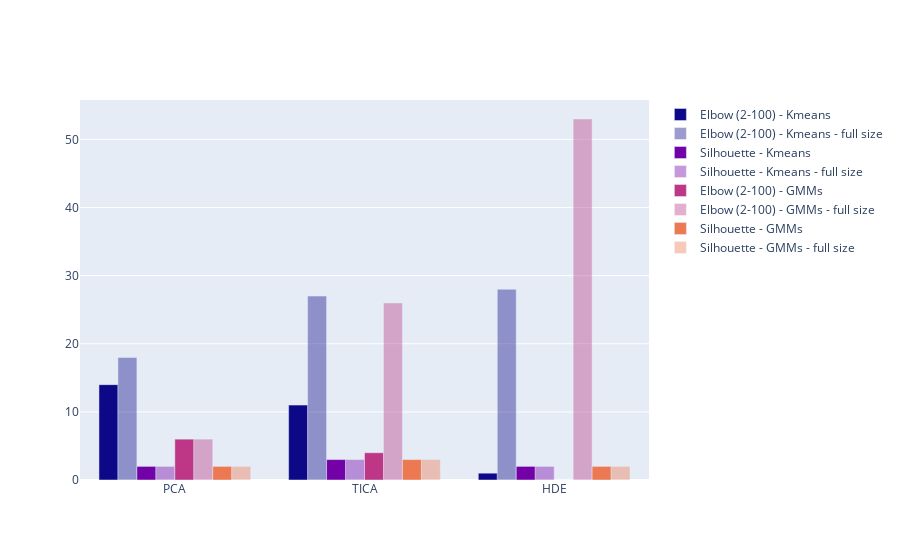

The cell this chart's notebook holds for it:
### Markdown cell above
### cluster sizes

### Code cell
import plotly.graph_objects as go

def get_full_clust_size(row):
    if row["conf_cnt_pre_thr"] == "no thr": return row["conf_cnt"]
    return row["conf_cnt_pre_thr"] 

colors = px.colors.sequential.Plasma
bars = []
for i, lab in enumerate(exp_metadata["clust"].unique()):
    c = colors[2*i]
    tmp_df = exp_metadata[exp_metadata["clust"]==lab]
    
    name = lab
    bars.append(go.Bar(name = name, x = tmp_df["dimred"], y=tmp_df["conf_cnt"], marker_color=c))
    
    name = lab + " - full size"
    conf_full_size = list(tmp_df.apply(get_full_clust_size, axis=1))
    bars.append(go.Bar(name = name, x = tmp_df["dimred"], y=conf_full_size,marker_color=c, opacity=0.4))
    
    
fig = go.Figure(bars)
fig.show()

### Figure 1 — Plotly figure (JSON) as saved in the notebook; plotly's stock layout.template omitted (floating-point values rounded to 4 significant figures)
{"data": [{"marker": {"color": "#0d0887"}, "name": "Elbow (2-100) - Kmeans", "type": "bar", "x": ["PCA", "TICA", "HDE"], "y": [14, 11, 1]}, {"marker": {"color": "#0d0887"}, "name": "Elbow (2-100) - Kmeans - full size", "opacity": 0.4, "type": "bar", "x": ["PCA", "TICA", "HDE"], "y": ["18", "27", "28"]}, {"marker": {"color": "#7201a8"}, "name": "Silhouette - Kmeans", "type": "bar", "x": ["PCA", "TICA", "HDE"], "y": [2, 3, 2]}, {"marker": {"color": "#7201a8"}, "name": "Silhouette - Kmeans - full size", "opacity": 0.4, "type": "bar", "x": ["PCA", "TICA", "HDE"], "y": [2, 3, 2]}, {"marker": {"color": "#bd3786"}, "name": "Elbow (2-100) - GMMs", "type": "bar", "x": ["PCA", "TICA", "HDE"], "y": [6, 4, 0]}, {"marker": {"color": "#bd3786"}, "name": "Elbow (2-100) - GMMs - full size", "opacity": 0.4, "type": "bar", "x": ["PCA", "TICA", "HDE"], "y": ["6", "26", "53"]}, {"marker": {"color": "#ed7953"}, "name": "Silhouette - GMMs", "type": "bar", "x": ["PCA", "TICA", "HDE"], "y": [2, 3, 2]}, {"marker": {"color": "#ed7953"}, "name": "Silhouette - GMMs - full size", "opacity": 0.4, "type": "bar", "x": ["PCA", "TICA", "HDE"], "y": [2, 3, 2]}], "layout": {}}
